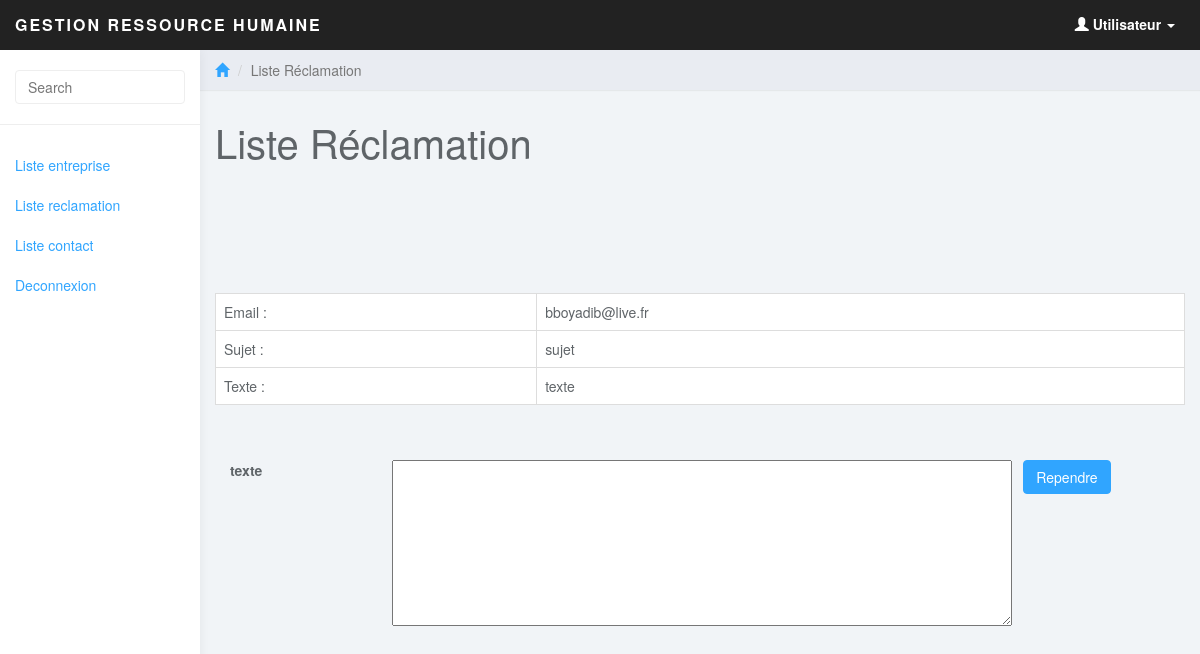
The page /admin/rependre_contact.php?id=2 on the database its author committed.
### tables this page shows
CREATE TABLE IF NOT EXISTS `contact` (
  `id_contact` int(100) NOT NULL AUTO_INCREMENT,
  `email` text NOT NULL,
  `sujet` text NOT NULL,
  `texte` text NOT NULL,
  PRIMARY KEY (`id_contact`)
);

### admin/class/class.php (called while the page is built, shortened)
<?php
 require_once("DataBase.php");
 require_once("user.php");
 require_once("admin.php");
  $admin = new admin();
?>

### admin/class/DataBase.php (called while the page is built, shortened)
<?php
class Database {
	public static function connect() {
			$connexion = new PDO('mysql:host=localhost;dbname=rh', 'root', '');
			$connexion->exec("SET CHARACTER SET utf8");
		return $connexion;
	}
}
?>

### admin/class/admin.php (called while the page is built, shortened)
<?php
require_once("DataBase.php");
class admin
{
 public function afficher_contact($id)
 {
	$select = DataBase::connect()->query("select * from contact where id_contact='$id' order by id_contact DESC");
	$liste = $select->fetchAll(PDO::FETCH_ASSOC);
	return $liste;
 }
}
?>

### admin/rependre_contact.php (the view, shortened to what this page needs)
<?php
include('include/header.php')
?>
	<div class="col-sm-9 col-sm-offset-3 col-lg-10 col-lg-offset-2 main">
		<div class="row">
			<ol class="breadcrumb">
				<li><a href="#"><span class="glyphicon glyphicon-home"></span></a></li>
				<li class="active">Liste Réclamation</li>
			</ol>
		</div>
		<div class="row">
			<div class="col-lg-12">
				<h1 class="page-header">Liste Réclamation</h1>
			</div>
		</div>
		<br><br>
		<br><br>
 <br>
		<?php
		$id = $_GET["id"];
		$liste = $admin->afficher_contact($id);
				foreach($liste as $row)
				{
					$id = $row["id_contact"];
					$email = $row["email"];
					$sujet = $row["sujet"];
                                        $texte = $row["texte"];
                                }
?>
	<table class="table table-responsive table-bordered table-hover">
<tr>
<td>
Email :
</td>
<td>
<?php echo $row['email']; ?>
</td>
</tr>
<tr>
<td>
Sujet :
</td>
<td>
<?php echo $row['sujet']; ?>
</td>
</tr>
<tr>
<td>
Texte :
</td>
<td>
<?php echo $row['texte']; ?>
</td>
</tr>
        </table
        <br><br>
 <form  role="form" method="post" action="<?php echo $_SERVER['PHP_SELF']."?id=".$_GET['id']; ?>">
  <div class="form-group">
      <label for="firstname" class="col-sm-2 control-label">texte</label>
      <div class="col-sm-6">
         <textarea name="repense" cols="80" rows="8">
		 </textarea>
	  </div>
	   </div>
	   <div class="form-group">
      <label class="col-sm-2 control-label"></label>
	  <input type="submit" value="Rependre" class="btn btn-primary">
   </div>
	</div>
</body>
</html>

### admin/css/styles.css (style rules this page uses)
body { background: #f1f4f7; padding-top: 50px; color: #5f6468; }
a, a:hover, a:focus { color: #30a5ff; }
h1, h2, h3, h4, h5, h6 { color: #5f6468; }
h1 { font-weight: 300; font-size: 40px; }
.btn-primary, .btn-primary:hover, .btn-primary:focus, .btn-primary:active, .btn-primary.active, .open > .dropdown-toggle.btn-primary, .btn-primary.disabled, .btn-primary[disabled], fieldset[disabled] .btn-primary, .btn-primary.disabled:hover, .btn-primary[disabled]:hover, fieldset[disabled] .btn-primary:hover, .btn-primary.disabled:focus, .btn-primary[disabled]:focus, fieldset[disabled] .btn-primary:focus, .btn-primary.disabled:active, .btn-primary[disabled]:active, fieldset[disabled] .btn-primary:active, .btn-primary.disabled.active, .btn-primary[disabled].active, fieldset[disabled] .btn-primary.active { background-color: #30a5ff; border-color: #30a5ff; }
.breadcrumb { border-radius: 0; padding: 10px 15px; background: #e9ecf2; box-shadow: 0 1px 1px rgba(0, 0, 0, .05); margin: 0 ; }
h1.page-header { margin-top: 30px; border-bottom: 0; }
.table { background: #fff; }

### rows shown on the page
contact: email "bboyadib@live.fr", sujet "sujet", texte "texte"
